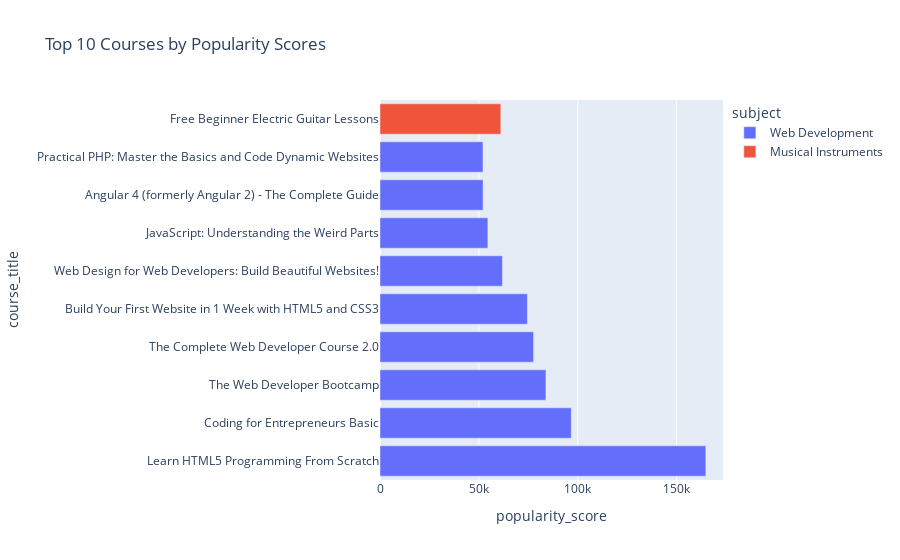

The code cell stored with this chart in its notebook:
### Code cell
fig = px.bar(popularity, 
             y="course_title",  
             x="popularity_score",  
             title="Top 10 Courses by Popularity Scores",  color = 'subject',
             )

fig.show()

### Figure 1 — Plotly figure (JSON) as saved in the notebook; plotly's stock layout.template omitted (floating-point values rounded to 4 significant figures)
{"data": [{"alignmentgroup": "True", "hovertemplate": "subject=Web Development<br>popularity_score=%{x}<br>course_title=%{y}<extra></extra>", "legendgroup": "Web Development", "marker": {"color": "#636efa", "pattern": {"shape": ""}}, "name": "Web Development", "offsetgroup": "Web Development", "orientation": "h", "showlegend": true, "textposition": "auto", "type": "bar", "x": [164800.0, 96729, 83930.0, 77672, 74540.0, 61925, 54560.0, 52130.0, 52080.0], "xaxis": "x", "y": ["Learn HTML5 Programming From Scratch", "Coding for Entrepreneurs Basic", "The Web Developer Bootcamp", "The Complete Web Developer Course 2.0", "Build Your First Website in 1 Week with HTML5 and CSS3", "Web Design for Web Developers: Build Beautiful Websites!", "JavaScript: Understanding the Weird Parts", "Angular 4 (formerly Angular 2) - The Complete Guide", "Practical PHP: Master the Basics and Code Dynamic Websites"], "yaxis": "y"}, {"alignmentgroup": "True", "hovertemplate": "subject=Musical Instruments<br>popularity_score=%{x}<br>course_title=%{y}<extra></extra>", "legendgroup": "Musical Instruments", "marker": {"color": "#EF553B", "pattern": {"shape": ""}}, "name": "Musical Instruments", "offsetgroup": "Musical Instruments", "orientation": "h", "showlegend": true, "textposition": "auto", "type": "bar", "x": [61110.0], "xaxis": "x", "y": ["Free Beginner Electric Guitar Lessons"], "yaxis": "y"}], "layout": {"autosize": true, "barmode": "relative", "legend": {"title": {"text": "subject"}, "tracegroupgap": 0}, "title": {"text": "Top 10 Courses by Popularity Scores"}, "xaxis": {"anchor": "y", "autorange": true, "domain": [0, 1], "range": [0, 173500.0], "title": {"text": "popularity_score"}, "type": "linear"}, "yaxis": {"anchor": "x", "autorange": true, "domain": [0, 1], "range": [-0.5, 9.5], "title": {"text": "course_title"}, "type": "category"}}}
